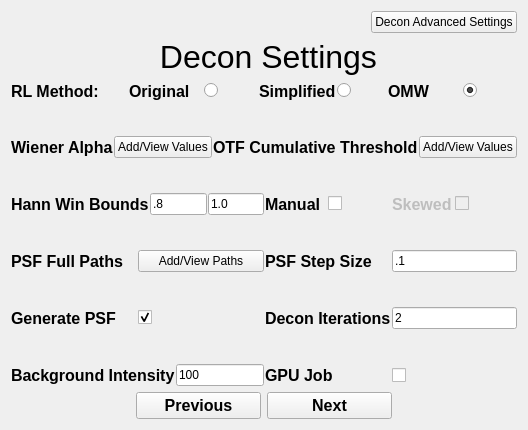
    <widget class="QWidget" name="Decon">
     <attribute name="title">
      <string>Decon</string>
     </attribute>
     <layout class="QGridLayout" name="gridLayout_4" rowstretch="2,10,1">
      <item row="0" column="0">
       <layout class="QVBoxLayout" name="verticalLayout_11">
        <item>
         <layout class="QHBoxLayout" name="horizontalLayout_120" stretch="4,1">
          <item>
           <spacer name="horizontalSpacer_35">
            <property name="orientation">
             <enum>Qt::Horizontal</enum>
            </property>
            <property name="sizeHint" stdset="0">
             <size>
              <width>40</width>
              <height>20</height>
             </size>
            </property>
           </spacer>
          </item>
          <item>
           <widget class="QPushButton" name="deconAdvancedSettingsButton">
            <property name="text">
             <string>Decon Advanced Settings</string>
            </property>
           </widget>
          </item>
         </layout>
        </item>
        <item>
         <layout class="QHBoxLayout" name="horizontalLayout_119">
          <item>
           <widget class="QLabel" name="deconSettingsLabel">
            <property name="font">
             <font>
              <pointsize>24</pointsize>
             </font>
            </property>
            <property name="text">
             <string> Decon Settings</string>
            </property>
            <property name="alignment">
             <set>Qt::AlignHCenter|Qt::AlignTop</set>
            </property>
           </widget>
          </item>
         </layout>
        </item>
       </layout>
      </item>
      <item row="1" column="0">
       <layout class="QVBoxLayout" name="verticalLayout_12" stretch="1,1,1,1,1,1,1,1,1,1,1">
        <property name="spacing">
         <number>1</number>
        </property>
        <property name="bottomMargin">
         <number>0</number>
        </property>
        <item>
         <layout class="QHBoxLayout" name="horizontalLayout_22" stretch="10,11,11,11">
          <item>
           <widget class="QLabel" name="deconRLMethodLabel">
            <property name="font">
             <font>
              <pointsize>12</pointsize>
              <bold>true</bold>
             </font>
            </property>
            <property name="text">
             <string>RL Method:</string>
            </property>
           </widget>
          </item>
          <item>
           <layout class="QHBoxLayout" name="horizontalLayout_29" stretch="0,0,0">
            <property name="spacing">
             <number>6</number>
            </property>
            <property name="rightMargin">
             <number>0</number>
            </property>
            <item>
             <widget class="QLabel" name="deconRLMethodOriginalLabel">
              <property name="font">
               <font>
                <pointsize>12</pointsize>
                <bold>true</bold>
               </font>
              </property>
              <property name="text">
               <string>Original</string>
              </property>
             </widget>
            </item>
            <item>
             <widget class="QRadioButton" name="deconRLMethodOriginalRadioButton">
              <property name="sizePolicy">
               <sizepolicy hsizetype="Maximum" vsizetype="Maximum">
                <horstretch>0</horstretch>
                <verstretch>0</verstretch>
               </sizepolicy>
              </property>
              <property name="autoFillBackground">
               <bool>false</bool>
              </property>
              <property name="text">
               <string/>
              </property>
              <property name="checked">
               <bool>false</bool>
              </property>
              <attribute name="buttonGroup">
               <string notr="true">deconRLMethodButtonGroup</string>
              </attribute>
             </widget>
            </item>
            <item>
             <spacer name="horizontalSpacer_38">
              <property name="orientation">
               <enum>Qt::Horizontal</enum>
              </property>
              <property name="sizeType">
               <enum>QSizePolicy::Preferred</enum>
              </property>
              <property name="sizeHint" stdset="0">
               <size>
                <width>40</width>
                <height>20</height>
               </size>
              </property>
             </spacer>
            </item>
           </layout>
          </item>
          <item>
           <layout class="QHBoxLayout" name="horizontalLayout_30">
            <item>
             <widget class="QLabel" name="deconRLMethodSimplifiedLabel">
              <property name="font">
               <font>
                <pointsize>12</pointsize>
                <bold>true</bold>
               </font>
              </property>
              <property name="text">
               <string>Simplified</string>
              </property>
             </widget>
            </item>
            <item>
             <widget class="QRadioButton" name="deconRLMethodSimplifiedRadioButton">
              <property name="sizePolicy">
               <sizepolicy hsizetype="Maximum" vsizetype="Maximum">
                <horstretch>0</horstretch>
                <verstretch>0</verstretch>
               </sizepolicy>
              </property>
              <property name="autoFillBackground">
               <bool>false</bool>
              </property>
              <property name="text">
               <string/>
              </property>
              <property name="checked">
               <bool>false</bool>
              </property>
              <attribute name="buttonGroup">
               <string notr="true">deconRLMethodButtonGroup</string>
              </attribute>
             </widget>
            </item>
            <item>
             <spacer name="horizontalSpacer_39">
              <property name="orientation">
               <enum>Qt::Horizontal</enum>
              </property>
              <property name="sizeType">
               <enum>QSizePolicy::Preferred</enum>
              </property>
              <property name="sizeHint" stdset="0">
               <size>
                <width>40</width>
                <height>20</height>
               </size>
              </property>
             </spacer>
            </item>
           </layout>
          </item>
          <item>
           <layout class="QHBoxLayout" name="horizontalLayout_31">
            <item>
             <widget class="QLabel" name="deconRLMethodOMWLabel">
              <property name="font">
               <font>
                <pointsize>12</pointsize>
                <bold>true</bold>
               </font>
              </property>
              <property name="text">
               <string>OMW</string>
              </property>
             </widget>
            </item>
            <item>
             <widget class="QRadioButton" name="deconRLMethodOMWRadioButton">
              <property name="sizePolicy">
               <sizepolicy hsizetype="Maximum" vsizetype="Maximum">
                <horstretch>0</horstretch>
                <verstretch>0</verstretch>
               </sizepolicy>
              </property>
              <property name="autoFillBackground">
               <bool>false</bool>
              </property>
              <property name="text">
               <string/>
              </property>
              <property name="checked">
               <bool>true</bool>
              </property>
              <attribute name="buttonGroup">
               <string notr="true">deconRLMethodButtonGroup</string>
              </attribute>
             </widget>
            </item>
            <item>
             <spacer name="horizontalSpacer_40">
              <property name="orientation">
               <enum>Qt::Horizontal</enum>
              </property>
              <property name="sizeType">
               <enum>QSizePolicy::Preferred</enum>
              </property>
              <property name="sizeHint" stdset="0">
               <size>
                <width>40</width>
                <height>20</height>
               </size>
              </property>
             </spacer>
            </item>
           </layout>
          </item>
         </layout>
        </item>
        <item>
         <spacer name="verticalSpacer_109">
          <property name="orientation">
           <enum>Qt::Vertical</enum>
          </property>
          <property name="sizeHint" stdset="0">
           <size>
            <width>20</width>
            <height>40</height>
           </size>
          </property>
         </spacer>
        </item>
        <item>
         <layout class="QHBoxLayout" name="horizontalLayout_216" stretch="1,1">
          <item>
           <layout class="QHBoxLayout" name="horizontalLayout_218">
            <item>
             <widget class="QLabel" name="wienerAlphaLabel">
              <property name="font">
               <font>
                <pointsize>12</pointsize>
                <bold>true</bold>
               </font>
              </property>
              <property name="text">
               <string>Wiener Alpha</string>
              </property>
             </widget>
            </item>
            <item>
             <widget class="QPushButton" name="wienerAlphaButton">
              <property name="text">
               <string>Add/View Values</string>
              </property>
             </widget>
            </item>
           </layout>
          </item>
          <item>
           <layout class="QHBoxLayout" name="horizontalLayout_219">
            <item>
             <widget class="QLabel" name="otfCumThreshLabel">
              <property name="font">
               <font>
                <pointsize>12</pointsize>
                <bold>true</bold>
               </font>
              </property>
              <property name="text">
               <string>OTF Cumulative Threshold</string>
              </property>
             </widget>
            </item>
            <item>
             <widget class="QPushButton" name="otfCumThreshButton">
              <property name="text">
               <string>Add/View Values</string>
              </property>
             </widget>
            </item>
           </layout>
          </item>
         </layout>
        </item>
        <item>
         <spacer name="verticalSpacer_110">
          <property name="orientation">
           <enum>Qt::Vertical</enum>
          </property>
          <property name="sizeHint" stdset="0">
           <size>
            <width>20</width>
            <height>40</height>
           </size>
          </property>
         </spacer>
        </item>
        <item>
         <layout class="QHBoxLayout" name="horizontalLayout_220" stretch="1,1">
          <item>
           <layout class="QHBoxLayout" name="horizontalLayout_221" stretch="1,1,1">
            <item>
             <widget class="QLabel" name="hannWinBoundsLabel">
              <property name="font">
               <font>
                <pointsize>12</pointsize>
                <bold>true</bold>
               </font>
              </property>
              <property name="text">
               <string>Hann Win Bounds</string>
              </property>
             </widget>
            </item>
            <item>
             <widget class="QLineEdit" name="hannWinBoundsLowerLineEdit">
              <property name="text">
               <string>.8</string>
              </property>
             </widget>
            </item>
            <item>
             <widget class="QLineEdit" name="hannWinBoundsUpperLineEdit">
              <property name="text">
               <string>1.0</string>
              </property>
             </widget>
            </item>
           </layout>
          </item>
          <item>
           <layout class="QHBoxLayout" name="horizontalLayout_222" stretch="1,1,1,1">
            <item>
             <widget class="QLabel" name="skewedManualLabel">
              <property name="font">
               <font>
                <pointsize>12</pointsize>
                <bold>true</bold>
               </font>
              </property>
              <property name="text">
               <string>Manual</string>
              </property>
             </widget>
            </item>
            <item>
             <widget class="QCheckBox" name="skewedManualCheckBox">
              <property name="font">
               <font>
                <pointsize>9</pointsize>
                <bold>false</bold>
               </font>
              </property>
              <property name="text">
               <string/>
              </property>
             </widget>
            </item>
            <item>
             <widget class="QLabel" name="skewedLabel">
              <property name="enabled">
               <bool>false</bool>
              </property>
              <property name="font">
               <font>
                <pointsize>12</pointsize>
                <bold>true</bold>
               </font>
              </property>
              <property name="text">
               <string>Skewed</string>
              </property>
             </widget>
            </item>
            <item>
             <widget class="QCheckBox" name="skewedCheckBox">
              <property name="enabled">
               <bool>false</bool>
              </property>
              <property name="text">
               <string/>
              </property>
             </widget>
            </item>
           </layout>
          </item>
         </layout>
        </item>
        <item>
         <spacer name="verticalSpacer_111">
          <property name="orientation">
           <enum>Qt::Vertical</enum>
          </property>
          <property name="sizeHint" stdset="0">
           <size>
            <width>20</width>
            <height>40</height>
           </size>
          </property>
         </spacer>
        </item>
        <item>
         <layout class="QHBoxLayout" name="horizontalLayout_125" stretch="1,1">
          <item>
           <layout class="QHBoxLayout" name="horizontalLayout_38">
            <item>
             <widget class="QLabel" name="psfFullPathsLabel">
              <property name="font">
               <font>
                <pointsize>12</pointsize>
                <bold>true</bold>
               </font>
              </property>
              <property name="text">
               <string>PSF Full Paths</string>
              </property>
             </widget>
            </item>
            <item>
             <widget class="QPushButton" name="psfFullAddPathsButton_2">
              <property name="text">
               <string>Add/View Paths</string>
              </property>
             </widget>
            </item>
           </layout>
          </item>
          <item>
           <layout class="QHBoxLayout" name="horizontalLayout_34" stretch="1,1">
            <item>
             <widget class="QLabel" name="dzPSFLabel">
              <property name="font">
               <font>
                <pointsize>12</pointsize>
                <bold>true</bold>
               </font>
              </property>
              <property name="text">
               <string>PSF Step Size</string>
              </property>
             </widget>
            </item>
            <item>
             <widget class="QLineEdit" name="dzPSFLineEdit">
              <property name="text">
               <string>.1</string>
              </property>
             </widget>
            </item>
           </layout>
          </item>
         </layout>
        </item>
        <item>
         <spacer name="verticalSpacer_23">
          <property name="orientation">
           <enum>Qt::Vertical</enum>
          </property>
          <property name="sizeType">
           <enum>QSizePolicy::Preferred</enum>
          </property>
          <property name="sizeHint" stdset="0">
           <size>
            <width>20</width>
            <height>10</height>
           </size>
          </property>
         </spacer>
        </item>
        <item>
         <layout class="QHBoxLayout" name="horizontalLayout_126" stretch="1,1">
          <item>
           <layout class="QHBoxLayout" name="horizontalLayout_14">
            <item>
             <widget class="QLabel" name="psfGenLabel">
              <property name="font">
               <font>
                <pointsize>12</pointsize>
                <bold>true</bold>
               </font>
              </property>
              <property name="text">
               <string>Generate PSF</string>
              </property>
             </widget>
            </item>
            <item>
             <widget class="QCheckBox" name="psfGenCheckBox">
              <property name="text">
               <string/>
              </property>
              <property name="checked">
               <bool>true</bool>
              </property>
             </widget>
            </item>
           </layout>
          </item>
          <item>
           <layout class="QHBoxLayout" name="horizontalLayout_39" stretch="1,1">
            <item>
             <widget class="QLabel" name="deconIterationsLabel">
              <property name="font">
               <font>
                <pointsize>12</pointsize>
                <bold>true</bold>
               </font>
              </property>
              <property name="text">
               <string>Decon Iterations</string>
              </property>
             </widget>
            </item>
            <item>
             <widget class="QLineEdit" name="deconIterationsLineEdit">
              <property name="text">
               <string>2</string>
              </property>
             </widget>
            </item>
           </layout>
          </item>
         </layout>
        </item>
        <item>
         <spacer name="verticalSpacer_20">
          <property name="orientation">
           <enum>Qt::Vertical</enum>
          </property>
          <property name="sizeHint" stdset="0">
           <size>
            <width>20</width>
            <height>40</height>
           </size>
          </property>
         </spacer>
        </item>
        <item>
         <layout class="QHBoxLayout" name="horizontalLayout_35" stretch="1,1">
          <item>
           <layout class="QHBoxLayout" name="horizontalLayout_33" stretch="1,1">
            <item>
             <widget class="QLabel" name="backgroundIntensityLabel">
              <property name="font">
               <font>
                <pointsize>12</pointsize>
                <bold>true</bold>
               </font>
              </property>
              <property name="text">
               <string>Background Intensity</string>
              </property>
             </widget>
            </item>
            <item>
             <widget class="QLineEdit" name="backgroundIntensityLineEdit">
              <property name="text">
               <string>100</string>
              </property>
             </widget>
            </item>
           </layout>
          </item>
          <item>
           <layout class="QHBoxLayout" name="horizontalLayout_67" stretch="1,1">
            <item>
             <widget class="QLabel" name="gpuJobLabel">
              <property name="sizePolicy">
               <sizepolicy hsizetype="Preferred" vsizetype="Preferred">
                <horstretch>0</horstretch>
                <verstretch>0</verstretch>
               </sizepolicy>
              </property>
              <property name="font">
               <font>
                <pointsize>12</pointsize>
                <bold>true</bold>
                <strikeout>false</strikeout>
                <kerning>true</kerning>
               </font>
              </property>
              <property name="text">
               <string>GPU Job</string>
              </property>
             </widget>
            </item>
            <item>
             <widget class="QCheckBox" name="gpuJobCheckBox">
              <property name="sizePolicy">
               <sizepolicy hsizetype="MinimumExpanding" vsizetype="Minimum">
                <horstretch>0</horstretch>
                <verstretch>0</verstretch>
               </sizepolicy>
              </property>
              <property name="maximumSize">
               <size>
                <width>16777215</width>
                <height>20</height>
               </size>
              </property>
              <property name="autoFillBackground">
               <bool>false</bool>
              </property>
              <property name="text">
               <string/>
              </property>
             </widget>
            </item>
           </layout>
          </item>
         </layout>
        </item>
       </layout>
      </item>
      <item row="2" column="0">
       <layout class="QHBoxLayout" name="horizontalLayout_121" stretch="1,1,1,1">
        <item>
         <spacer name="horizontalSpacer_36">
          <property name="orientation">
           <enum>Qt::Horizontal</enum>
          </property>
          <property name="sizeHint" stdset="0">
           <size>
            <width>40</width>
            <height>20</height>
           </size>
          </property>
         </spacer>
        </item>
        <item>
         <widget class="QPushButton" name="deconPreviousButton">
          <property name="font">
           <font>
            <pointsize>12</pointsize>
            <bold>true</bold>
           </font>
          </property>
          <property name="text">
           <string>Previous</string>
          </property>
         </widget>
        </item>
        <item>
         <widget class="QPushButton" name="deconNextButton">
          <property name="font">
           <font>
            <pointsize>12</pointsize>
            <bold>true</bold>
           </font>
          </property>
          <property name="text">
           <string>Next</string>
          </property>
         </widget>
        </item>
        <item>
         <spacer name="horizontalSpacer_37">
          <property name="orientation">
           <enum>Qt::Horizontal</enum>
          </property>
          <property name="sizeHint" stdset="0">
           <size>
            <width>40</width>
            <height>20</height>
           </size>
          </property>
         </spacer>
        </item>
       </layout>
      </item>
     </layout>
    </widget>
